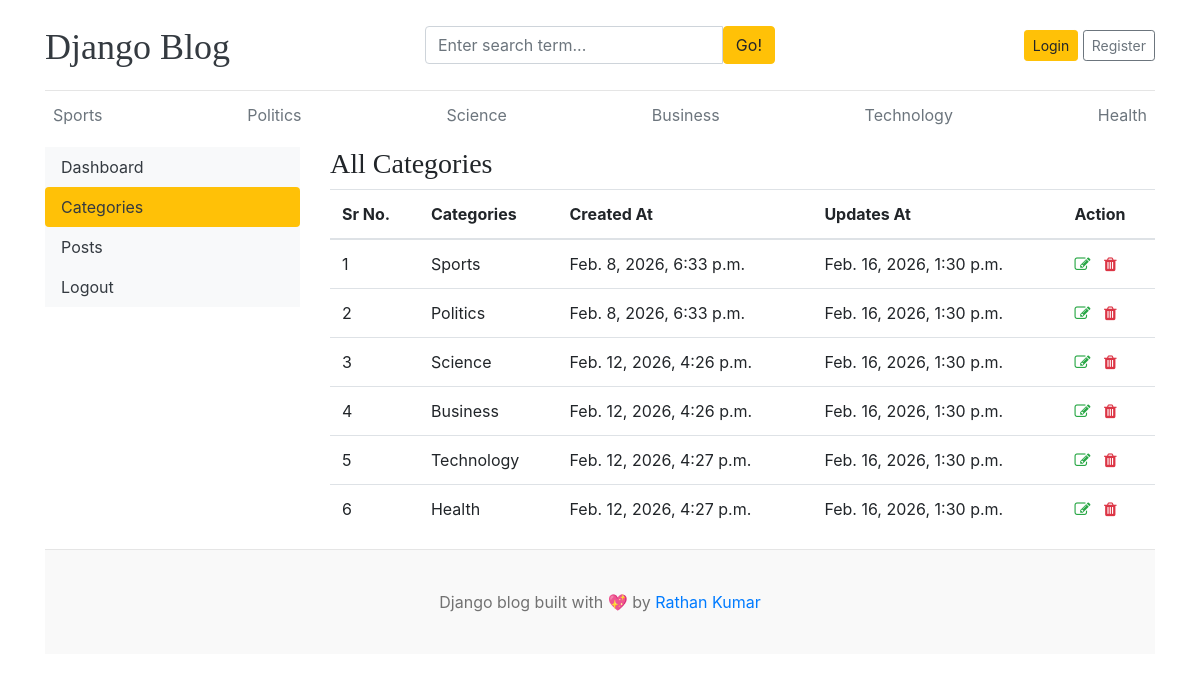
Page /dashboard/categories/ on the earlier database version.
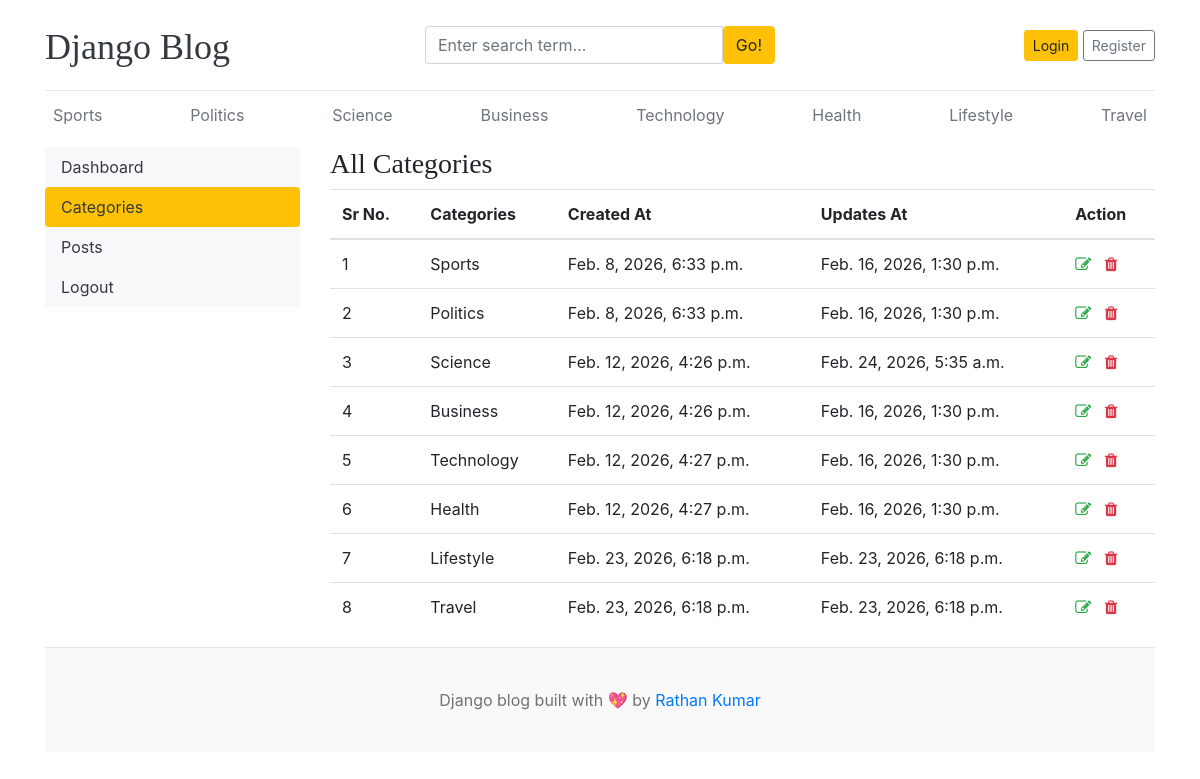
Same page on the later database version.
### Blogapp/models.py (models this page shows)
class Category(models.Model):
    category_name = models.CharField(max_length=50, unique=True)
    created_at = models.DateTimeField(auto_now_add=True)
    updated_at = models.DateTimeField(auto_now=True)
    class Meta:
        verbose_name_plural = 'categories'
    def __str__(self):
        return self.category_name

### dashboard/views.py (the view)
# urls.py: path('categories/',views.categories, name='categories'),
def categories(request):
    return render(request, 'dashboard/categories.html')

### Blogapp/context_processors.py (called while the page is built)
def get_categories(request):
    categories = Category.objects.all()
    return dict(categories=categories)

def get_social_link(request):
    social_link = SocialLink.objects.all()
    return dict(social_link=social_link)

### Blogapp/templates/dashboard/categories.html (shortened to what this page needs)
{% extends 'base.html' %}
{% block content %}
<div class="row">
    {% include 'dashboard/sidebar.html' %}
    <div class="col-md-9">
        <h3>All Categories</h3>
        <table class="table table-hover">
  <thead>
    <tr>
      <th>Sr No.</th>
      <th>Categories</th>
      <th>Created At</th>
      <th>Updates At</th>
      <th>Action</th>
    </tr>
  </thead>
  <tbody>
    <tr>
        {% for cat in categories %}
      <td>{{ forloop.counter }}</td>
      <td>{{cat}}</td>
      <td>{{ cat.created_at}}</td>
      <td>{{ cat.updated_at}}</td>
      <td>
        <a href=""><i class="fa fa-edit text-success"></i></a>
        <a href=""><i class="fa fa-trash text-danger"></i></a>
      </td>
    </tr>
    {% endfor %}
  </tbody>
</table>
    </div>
</div>
{% endblock %}

### Blogapp/templates/base.html (shortened to what this page needs)
{% load static %}
<!DOCTYPE html>
<html lang="en">
<head>
    <link href="https://getbootstrap.com/docs/4.0/dist/css/bootstrap.min.css" rel="stylesheet">
    <link href="{% static 'css/blog.css' %}" rel="stylesheet">
    <link rel="stylesheet" href="https://cdnjs.cloudflare.com/ajax/libs/font-awesome/4.7.0/css/font-awesome.min.css">
  </head>
<body>
    <div class="container">
      <header class="blog-header py-3">
        <div class="row flex-nowrap justify-content-between align-items-center">
          <div class="col-4 pt-1">
            <a class="blog-header-logo text-dark" href="/">Django Blog</a>
          </div>
          <div class="col-4">
            <form action="{% url 'search' %}" method="GET">
              <div class="input-group">
                <input class="form-control" type="text" name="keyword" value="{{ keyword }}" placeholder="Enter search term..." aria-label="Enter search term..." aria-describedby="button-search" />
                <button type="submit" class="btn btn-warning" id="button-search" type="button">Go!</button>
            </div>
            </form>
          </div>
          <div class="col-4 d-flex justify-content-end align-items-center">
            {% if not user.is_authenticated %}
            <a class="btn btn-sm btn-warning" href="{% url 'login' %}">Login</a> &nbsp;
            <a class="btn btn-sm btn-outline-secondary" href="{% url 'register' %}">Register</a>
            {% else %}
            <span><a href="{% url 'dashboard' %}">Dashboard</a></span>
            &emsp;
            <span><a href="{% url 'logout' %}">Logout</a></span>
            {% endif %}
          </div>
        </div>
      </header>
      <div class="nav-scroller py-1 mb-2">
        <nav class="nav d-flex justify-content-between">
          {% for cat in categories %}
          <a class="p-2 text-muted" href="{% url 'posts_by_category' cat.id %}">{{ cat.category_name }}</a>
          {% endfor %}
        </nav>
      </div>
{% block content %}
{% endblock %}
<footer class="blog-footer">
    <p>Django blog built with 💖 by <a href="#">Rathan Kumar</a></p>
  </footer>
  </body>
  </html>

Differences in the rows shown:
changed Category "Science": updated_at "Feb. 16, 2026, 1:30 p.m." → "Feb. 24, 2026, 5:35 a.m."
added Category: category_name "Lifestyle", created_at "Feb. 23, 2026, 6:18 p.m.", updated_at "Feb. 23, 2026, 6:18 p.m."
added Category: category_name "Travel", created_at "Feb. 23, 2026, 6:18 p.m.", updated_at "Feb. 23, 2026, 6:18 p.m."
